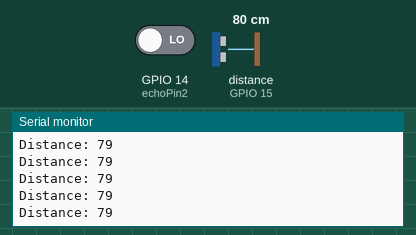
A sketch run on a simulated ESP8266 (NodeMCU). Parts: the last lines printed to the serial monitor. Wiring (inferred from the names in the program): ultrasonic range finder: trigger GPIO 12; echo GPIO 15. The test bench sets the inputs (shaded band); at power-on: distance to the obstacle (sensor on GPIO 15) 80 cm, GPIO 14 (echoPin2) LOW. The echo pulse lasts 58.3 µs per cm; WiFi joins after 1.5 s; servers stay silent unless stated.

Above: at 3.0 s.
3.1 s: distance to the obstacle (sensor on GPIO 15) set to 2 cm
At 3.6 s:
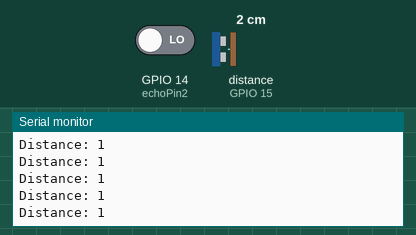
4.6 s: distance to the obstacle (sensor on GPIO 15) set to 4 cm
At 7.5 s:
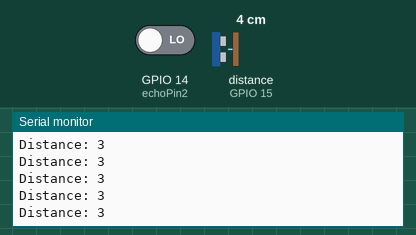
Timing chart, 0 to 9.0 s (numbered marks = the images above; inputs shaded):
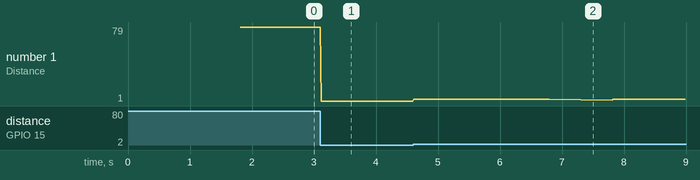

Measured:
- after the input at 3.1 s, the serial monitor: prints a new line at once (image 1)
- after the input at 4.6 s, the serial monitor: prints a new line at once (image 2)
- plotted number 1: 79 → 1 after the input at 3.1 s, 1 → 3 after the input at 4.6 s

The sketch:

Code.ino
```cpp
// defines pins numbers
const int trigPin = 12; //6
const int echoPin = 15; //8
const int trigPin2 = 13;
const int echoPin2 = 14;
// defines variables
long duration;
int distance;
long duration2;
int distance2;

#define BLYNK_PRINT Serial
#include <ESP8266WiFi.h>
#include <BlynkSimpleEsp8266.h>

char auth[] = "d770f555226841c79903cf8cd111313b";

BlynkTimer timer;

void myTimerEvent()
{
 // Clears the trigPin
digitalWrite(trigPin2, LOW);
delayMicroseconds(2);
// Sets the trigPin on HIGH state for 10 micro seconds
digitalWrite(trigPin2, HIGH);
delayMicroseconds(10);
digitalWrite(trigPin2, LOW);
// Reads the echoPin, returns the sound wave travel time in microseconds
duration2 = pulseIn(echoPin2, HIGH);
// Calculating the distance
distance2= duration2*0.034/2;
// Prints the distance on the Serial Monitor
Serial.print("Distance2: ");
Serial.println(distance2);
delay(10);

Blynk.virtualWrite(2, distance);
  }
void setup() {
pinMode(trigPin, OUTPUT); // Sets the trigPin as an Output
pinMode(echoPin, INPUT); // Sets the echoPin as an Input
Serial.begin(9600); // Starts the serial communication
Blynk.begin(auth, "am", "00009999", "blynk-cloud.com", 8442);
timer.setInterval(5000L, myTimerEvent);
}


int data()
{
 // Clears the trigPin
digitalWrite(trigPin, LOW);
delayMicroseconds(2);
// Sets the trigPin on HIGH state for 10 micro seconds
digitalWrite(trigPin, HIGH);
delayMicroseconds(10);
digitalWrite(trigPin, LOW);
// Reads the echoPin, returns the sound wave travel time in microseconds
duration = pulseIn(echoPin, HIGH);
// Calculating the distance
distance= duration*0.034/2;
// Prints the distance on the Serial Monitor
Serial.print("Distance: ");
Serial.println(distance);
delay(10);


Blynk.virtualWrite(1, distance);
return(distance);


}


void loop()
{
   Blynk.run();
   data();
   timer.run();
}
```
